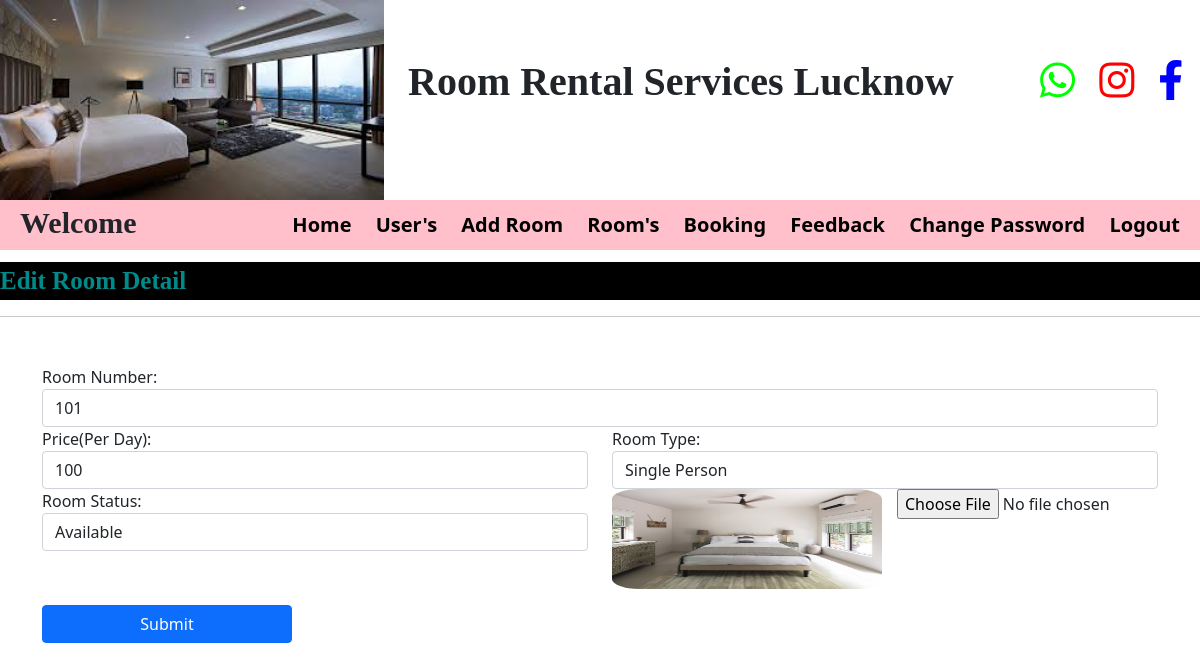
The app's page /edit_rom/1 with its own data.
### room/models.py (models this page shows)
class Room(models.Model):
    room_no=models.CharField(max_length=30,null=True,unique=True)
    price=models.CharField(max_length=30,null=True)
    type=models.CharField(max_length=30,null=True)
    image=models.FileField(null=True)
    status=models.CharField(max_length=30,null=True)

### room/views.py (the view, shortened to what this page needs)
# urls.py: path('edit_rom/<int:id>',edit_room,name='edit_room'),
def edit_room(request,id):
    error=""
    data=Room.objects.get(id=id)
    d={'data':data,'error':error}
    return render(request,'edit_room.html',d)

### room/templates/edit_room.html (shortened to what this page needs)
{% load static %}
{% include 'admin_navigation.html' %}
<marquee behavior="alternate" style="font-family: 'Monotype Corsiva'; font-size:25px; color:darkcyan; background-color:black; font-weight:bold; margin-top:1%">
    Edit Room Detail
</marquee>
<hr>
<form class="container mt-5" onsubmit="return checkpass();" name="signup" method="post" enctype="multipart/form-data">
    <div class="row">
        <div class="form-group col-md-12" >
            <label>Room Number:</label>
            <input type="text" class="form-control" name="roomno" value="{{data.room_no}}" required>
        </div>
    </div>
    <div class="row">
        <div class="form-group col-md-6" >
            <label>Price(Per Day):</label>
            <input type="text" class="form-control" name="price" value="{{data.price}}" required>
        </div>
        <div class="form-group col-md-6" >
            <label>Room Type:</label>
            {% if data.type == "Single Person" %}
            <select class="form-control" name="rtype" autofocus required>
                <option value="Single Person" selected>Single Person</option>
            </select>
            {% endif %}
        </div>
    </div>
    <div class="row">
        <div class="form-group col-md-6" >
            <label>Room Status:</label>
            {% if data.status == "Available" %}
            <select class="form-control" name="status" autofocus>
                <option value="Available" selected>Available</option>
            </select>
            {% endif %}
        </div>
        <div class="form-group col-md-3" >
            <td><img src="{{data.image.url}}" style="100px ; height : 100px; width : 270px; border-radius:10%"></td>
        </div>
         <div class="form-group col-md-3" >
             <td><input type="file" name="room_img"></td>
        </div>
    </div>
<input type="submit" value="Submit" class="btn btn-primary my-3" style="width:250px">
</form>

### records on screen
Room: roomno "101", price "100", image (picture)
